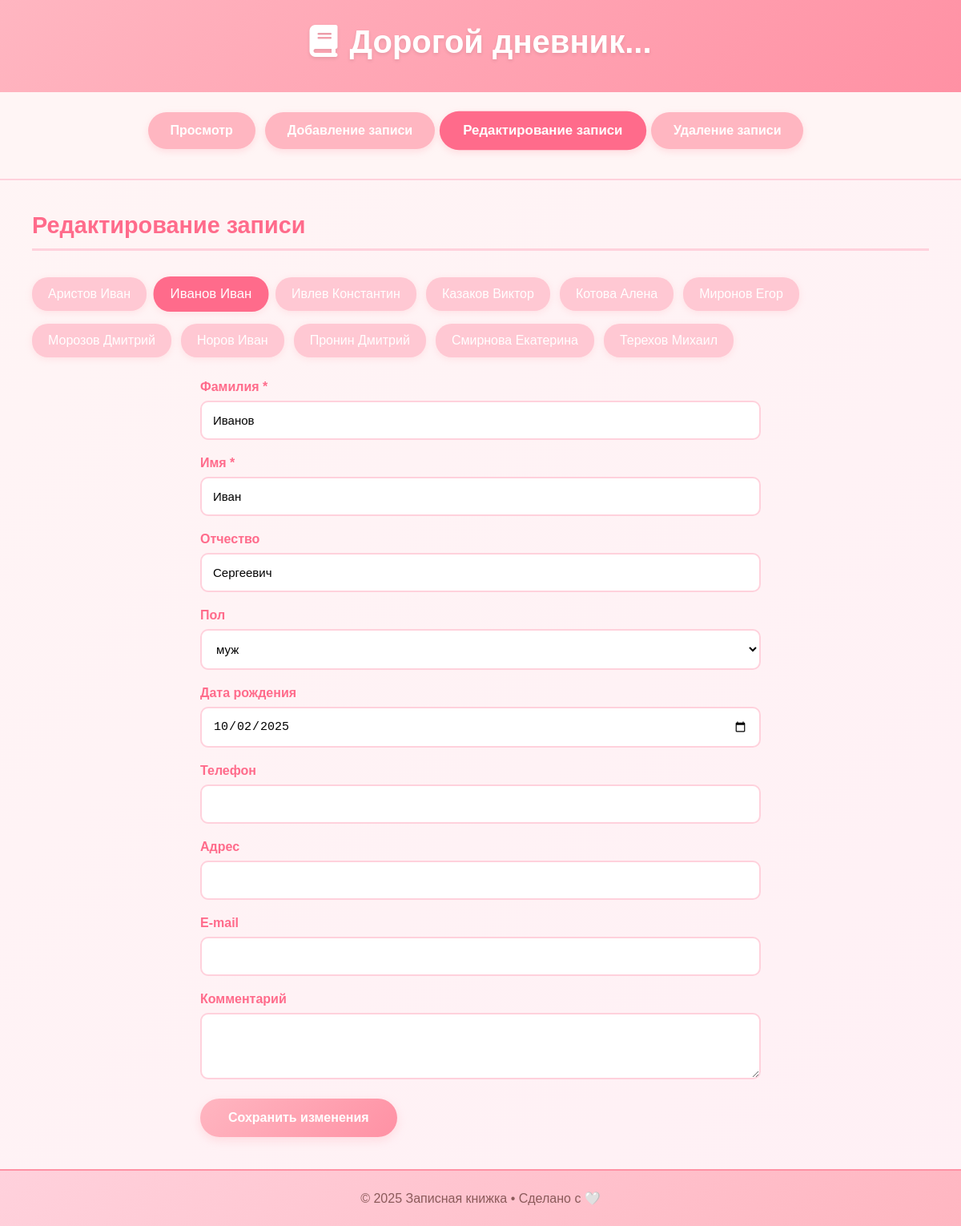
The app's page /?action=edit&edit_id=24 with its own data.
### tables this page shows
CREATE TABLE contacts (
            id INTEGER PRIMARY KEY AUTOINCREMENT,
            lastname TEXT NOT NULL,
            firstname TEXT NOT NULL,
            patronymic TEXT,
            gender TEXT,
            dob TEXT,
            phone TEXT,
            address TEXT,
            email TEXT,
            comment TEXT,
            created_at TEXT DEFAULT (datetime('now'))
        );

### edit.php (the view, shortened to what this page needs)
<?php
function render_edit(PDO $db): string
{
    $all = $db->query("SELECT id, lastname, firstname FROM contacts ORDER BY lastname ASC, firstname ASC")->fetchAll(PDO::FETCH_ASSOC);
    $currentId = isset($_GET['edit_id']) ? intval($_GET['edit_id']) : $all[0]['id'];
    $msg = '';
    $stmt = $db->prepare("SELECT * FROM contacts WHERE id = ?");
    $stmt->execute([$currentId]);
    $row = $stmt->fetch(PDO::FETCH_ASSOC);
    $html = '<h2>Редактирование записи</h2>';
    $html .= '<div style="margin-bottom: 20px;">';
    foreach ($all as $a) {
        $activeClass = ($a['id'] == $currentId) ? ' active' : '';
        $html .= '<a class="record-link' . $activeClass . '" href="?action=edit&edit_id=' . $a['id'] . '">' .
                 htmlspecialchars($a['lastname'] . ' ' . $a['firstname']) . '</a>';
    }
    $html .= '</div>';
    $html .= $msg;
    $dobValue = '';
    if (!empty($row['dob'])) {
        $dobValue = htmlspecialchars($row['dob']);
    }
    $html .= '<form method="post">';
    $html .= '<input type="hidden" name="id" value="' . $currentId . '">';
    $html .= '<div class="form-row"><label>Фамилия *</label><input type="text" name="lastname" value="' . htmlspecialchars($row['lastname']) . '" required></div>';
    $html .= '<div class="form-row"><label>Имя *</label><input type="text" name="firstname" value="' . htmlspecialchars($row['firstname']) . '" required></div>';
    $html .= '<div class="form-row"><label>Отчество</label><input type="text" name="patronymic" value="' . htmlspecialchars($row['patronymic']) . '"></div>';
    $selM = $row['gender'] === 'муж' ? 'selected' : '';
    $selF = $row['gender'] === 'жен' ? 'selected' : '';
    $html .= '<div class="form-row"><label>Пол</label>
              <select name="gender">
                <option value="">-- Выберите --</option>
                <option value="муж" ' . $selM . '>муж</option>
                <option value="жен" ' . $selF . '>жен</option>
              </select></div>';
    $html .= '<div class="form-row"><label>Дата рождения</label><input type="date" name="dob" value="' . $dobValue . '"></div>';
    $html .= '<div class="form-row"><label>Телефон</label><input type="tel" name="phone" value="' . htmlspecialchars($row['phone']) . '"></div>';
    $html .= '<div class="form-row"><label>Адрес</label><input type="text" name="address" value="' . htmlspecialchars($row['address']) . '"></div>';
    $html .= '<div class="form-row"><label>E-mail</label><input type="email" name="email" value="' . htmlspecialchars($row['email']) . '"></div>';
    $html .= '<div class="form-row"><label>Комментарий</label><textarea name="comment" rows="3">' . htmlspecialchars($row['comment']) . '</textarea></div>';
    $html .= '<button type="submit">Сохранить изменения</button>';
    $html .= '</form>';
    return $html;
}

### index.php (style rules this page uses)
* { margin: 0; padding: 0; box-sizing: border-box; }
body { font-family: 'Arial', sans-serif; background: linear-gradient(135deg, #fff5f5, #fff0f5); min-height: 100vh; display: flex; flex-direction: column; }
form { max-width: 700px; margin: 0 auto; }
.form-row { margin-bottom: 20px; }
.form-row label { display: block; margin-bottom: 8px; font-weight: bold; color: #ff6b8b; }
input, select, textarea { width: 100%; padding: 14px; border: 2px solid #ffd1dc; border-radius: 10px; font-size: 15px; background: #fff; transition: all 0.3s ease; }
button { background: linear-gradient(135deg, #ffb6c1, #ff91a4); color: white; padding: 15px 35px; border: none; border-radius: 25px; font-size: 16px; font-weight: bold; cursor: pointer; transition: all 0.3s ease; box-shadow: 0 4px 12px rgba(255, 182, 193, 0.4); }
.record-link { display: inline-block; padding: 12px 20px; margin: 8px 12px 8px 0; background: #ffc8d3; color: white; text-decoration: none; border-radius: 20px; font-weight: 500; transition: all 0.3s ease; box-shadow: 0 2px 8px rgba(255, 182, 193, 0.3); }
.record-link.active { background: #ff6b8b; transform: scale(1.05); }
h2 { color: #ff6b8b; margin-bottom: 25px; border-bottom: 3px solid #ffd1dc; padding-bottom: 12px; font-size: 1.8em; }

### records on screen
contacts: lastname+firstname "Аристов Иван"
contacts: lastname+firstname "Иванов Иван", lastname "Иванов", firstname "Иван", patronymic "Сергеевич", dob "10/02/2025"
contacts: lastname+firstname "Ивлев Константин"
contacts: lastname+firstname "Казаков Виктор"
contacts: lastname+firstname "Котова Алена"
contacts: lastname+firstname "Миронов Егор"
contacts: lastname+firstname "Морозов Дмитрий"
contacts: lastname+firstname "Норов Иван"
contacts: lastname+firstname "Пронин Дмитрий"
contacts: lastname+firstname "Смирнова Екатерина"
contacts: lastname+firstname "Терехов Михаил"

### other values on screen
$label "Просмотр"
$label "Добавление записи"
$label "Редактирование записи"
$label "Удаление записи"
